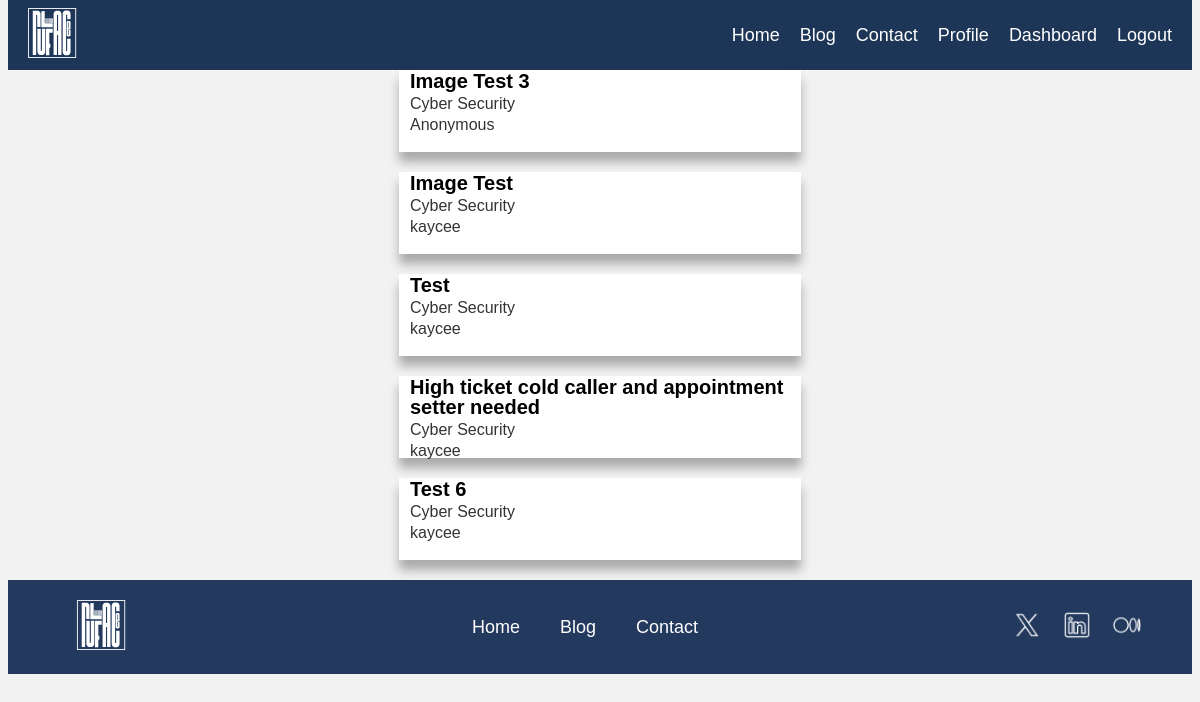
/cyber_posts/ (signed in), run on the app's committed database.
### main/models.py (models this page shows, shortened)
class Posts(models.Model):
    title = models.CharField(max_length=255)  # For the blog post title
    content = RichTextField(blank=True, null=True)
    date_posted = models.DateTimeField(default=datetime.datetime.now)  # This will now include both date and time
    category = models.CharField(max_length=255)#category
    author = models.ForeignKey(User, on_delete=models.CASCADE)
    header_image = models.ImageField(null=True,blank=True, upload_to="images/")
    slug = models.SlugField(default="", null= False)  # Add slug field

### main/views.py (the view)
# urls.py: path('cyber_posts/', views.cyber_posts, name='cyber_posts'),
@login_required
def cyber_posts(request):
    cyber_posts = Posts.objects.all().order_by('-date_posted')
    context = {
        'cyber_posts': cyber_posts,
    }
    return render(request, 'cyber.html',context)

### main/templates/cyber.html (shortened to what this page needs)
{% extends 'blog.html' %}
{% block content %}
{% if user.is_authenticated %}
  <div style="display: flex; flex-direction: column; gap: 20px; align-items: center;">
   {% for post in cyber_posts %}
     {% if post.category == 'Cyber Security' %}
       <div class="card" style="height:80px;">
       <div class="card-info" >
           <div class="info">
               <div class="title"><a href="{% url 'post' post.pk %}" style="text-decoration: none;color: black;">{{post.title}}</a></div>
               <div class="category-mini">{{post.category}}</div>
               <div class="category-mini">{{post.author}}</div>
           </div>
       </div>
      </div>
     {% endif %}
   {% endfor %}
  </div>
{% endif %}
{% endblock %}

### main/static/blog.css (style rules this page uses)
.blog_body { font-family: 'Andika New Basic', sans-serif; color: #333333; margin-top: 0px; min-height: 100vh; background-color: #F2F2F2; }
.card { padding: 1px; background-color: white; width: 400px; box-shadow: 0px 10px 10px rgba(0, 0, 0, 0.3); }
.card-info { display: flex; line-height: 1; justify-content: flex-start; align-items: center; padding-left: 10px; gap: 10px; }
.info { display: flex; flex-direction: column; gap: 5px; }
.title { font-size: 20px; font-weight: 700; }

### data on the page
Posts: title "Image Test 3", category "Cyber Security", author "Anonymous"
Posts: title "Image Test", category "Cyber Security", author "kaycee"
Posts: title "Test", category "Cyber Security", author "kaycee"
Posts: title "High ticket cold caller and appointment setter needed", category "Cyber Security", author "kaycee"
Posts: title "Test 6", category "Cyber Security", author "kaycee"
